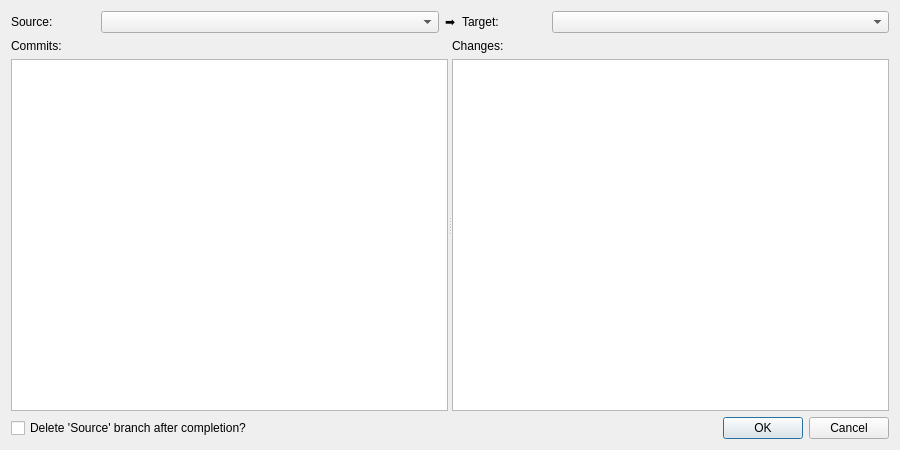
<?xml version="1.0" encoding="UTF-8"?>
<ui version="4.0">
 <class>Dialog</class>
 <widget class="QDialog" name="Dialog">
  <property name="geometry">
   <rect>
    <x>0</x>
    <y>0</y>
    <width>900</width>
    <height>450</height>
   </rect>
  </property>
  <property name="windowTitle">
   <string>GeoVCS - Merge Branch</string>
  </property>
  <layout class="QVBoxLayout" name="verticalLayout_2">
   <item>
    <layout class="QHBoxLayout" name="horizontalLayout" stretch="0,0,0">
     <property name="sizeConstraint">
      <enum>QLayout::SizeConstraint::SetMinimumSize</enum>
     </property>
     <item>
      <layout class="QHBoxLayout" name="horizontalLayout_3" stretch="1,4">
       <item>
        <widget class="QLabel" name="label">
         <property name="sizePolicy">
          <sizepolicy hsizetype="Minimum" vsizetype="Maximum">
           <horstretch>0</horstretch>
           <verstretch>0</verstretch>
          </sizepolicy>
         </property>
         <property name="text">
          <string>Source:</string>
         </property>
        </widget>
       </item>
       <item>
        <widget class="QComboBox" name="combo_source_branch">
         <property name="sizePolicy">
          <sizepolicy hsizetype="Minimum" vsizetype="Fixed">
           <horstretch>0</horstretch>
           <verstretch>0</verstretch>
          </sizepolicy>
         </property>
        </widget>
       </item>
      </layout>
     </item>
     <item>
      <widget class="QLabel" name="label_3">
       <property name="sizePolicy">
        <sizepolicy hsizetype="Maximum" vsizetype="Maximum">
         <horstretch>0</horstretch>
         <verstretch>0</verstretch>
        </sizepolicy>
       </property>
       <property name="text">
        <string>➡️</string>
       </property>
      </widget>
     </item>
     <item>
      <layout class="QHBoxLayout" name="horizontalLayout_2" stretch="1,4">
       <item>
        <widget class="QLabel" name="label_2">
         <property name="sizePolicy">
          <sizepolicy hsizetype="Minimum" vsizetype="Maximum">
           <horstretch>0</horstretch>
           <verstretch>0</verstretch>
          </sizepolicy>
         </property>
         <property name="text">
          <string>Target:</string>
         </property>
        </widget>
       </item>
       <item>
        <widget class="QComboBox" name="combo_destination_branch">
         <property name="sizePolicy">
          <sizepolicy hsizetype="Minimum" vsizetype="Fixed">
           <horstretch>0</horstretch>
           <verstretch>0</verstretch>
          </sizepolicy>
         </property>
        </widget>
       </item>
      </layout>
     </item>
    </layout>
   </item>
   <item>
    <widget class="QSplitter" name="splitter">
     <property name="orientation">
      <enum>Qt::Orientation::Horizontal</enum>
     </property>
     <property name="opaqueResize">
      <bool>true</bool>
     </property>
     <widget class="QWidget" name="verticalLayoutWidget1">
      <layout class="QVBoxLayout" name="verticalLayout1">
       <item>
        <widget class="QLabel" name="label_4">
         <property name="text">
          <string>Commits:</string>
         </property>
        </widget>
       </item>
       <item>
        <widget class="QTableView" name="table_commits"/>
       </item>
      </layout>
     </widget>
     <widget class="QWidget" name="verticalLayoutWidget2">
      <layout class="QVBoxLayout" name="verticalLayout2">
       <item>
        <widget class="QLabel" name="label_5">
         <property name="text">
          <string>Changes:</string>
         </property>
        </widget>
       </item>
       <item>
        <widget class="QTableView" name="table_changes"/>
       </item>
      </layout>
     </widget>
    </widget>
   </item>
   <item>
    <layout class="QHBoxLayout" name="horizontalLayout_4">
     <item>
      <widget class="QCheckBox" name="check_delete_source_branch">
       <property name="text">
        <string>Delete 'Source' branch after completion?</string>
       </property>
      </widget>
     </item>
     <item>
      <widget class="QDialogButtonBox" name="buttonBox">
       <property name="standardButtons">
        <set>QDialogButtonBox::StandardButton::Cancel|QDialogButtonBox::StandardButton::Ok</set>
       </property>
      </widget>
     </item>
    </layout>
   </item>
  </layout>
 </widget>
 <resources/>
 <connections>
  <connection>
   <sender>buttonBox</sender>
   <signal>rejected()</signal>
   <receiver>Dialog</receiver>
   <slot>reject()</slot>
   <hints>
    <hint type="sourcelabel">
     <x>610</x>
     <y>390</y>
    </hint>
    <hint type="destinationlabel">
     <x>449</x>
     <y>224</y>
    </hint>
   </hints>
  </connection>
 </connections>
</ui>
